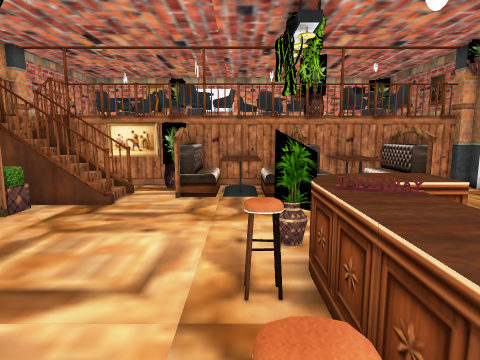
view 1 (above)

23 first-person views from a walk through a 3-D level made in the Unity game engine. The camera is 1.5 m above the floor, tilts 8° down and sees 75° across. The floor is counted in squares, 0.58 m on a side. Each view is taken from the middle of a square. On the plan, view 1 faces up. The plan holds only what a view shows up to about 20 squares ahead; the rest is blank. The place goes on beyond the plan. The player character is not drawn. Some animated figures are left out.

view 2
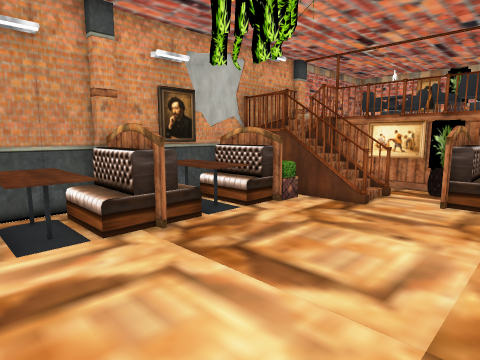

view 3
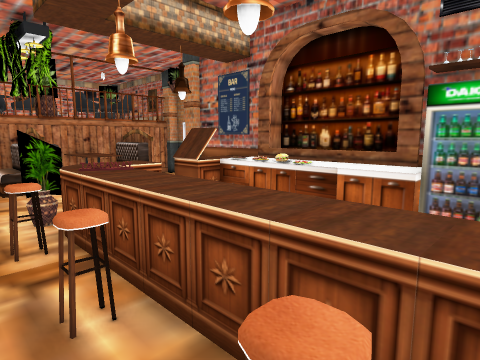

view 4
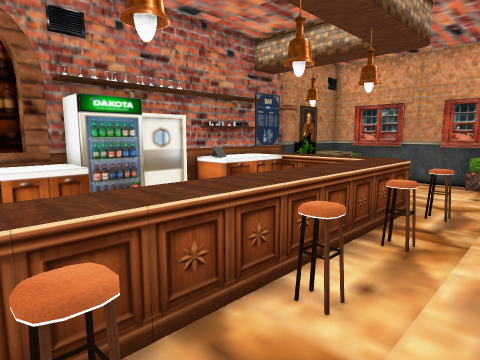

view 5
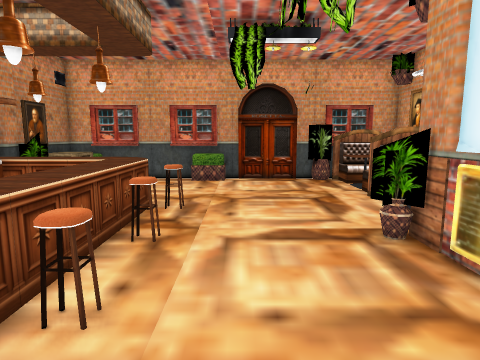

view 6
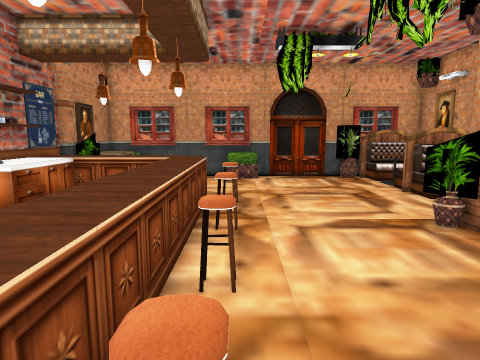

view 7
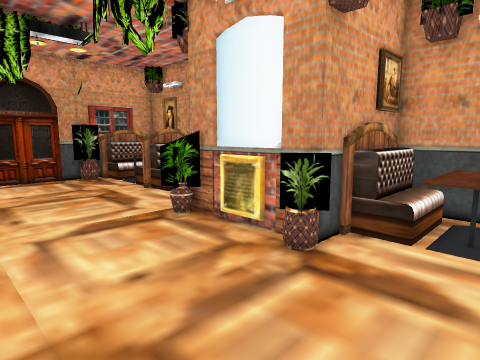

view 8
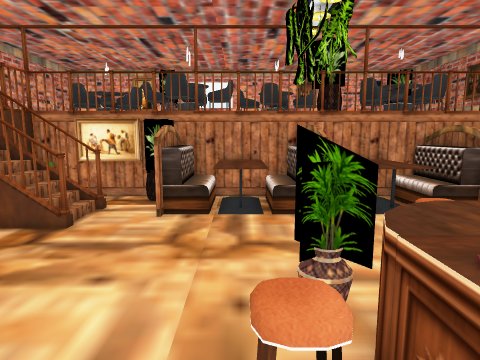

view 9
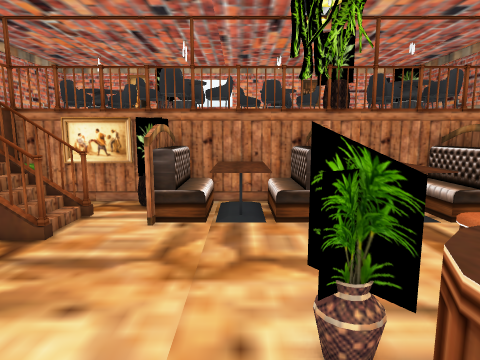

view 10
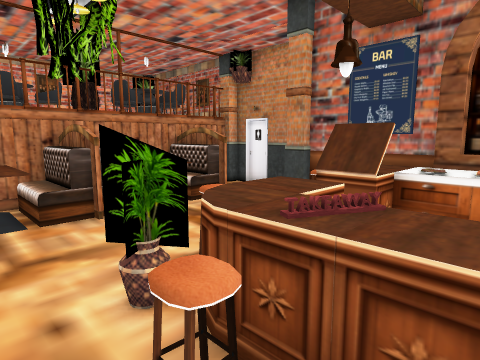

view 11
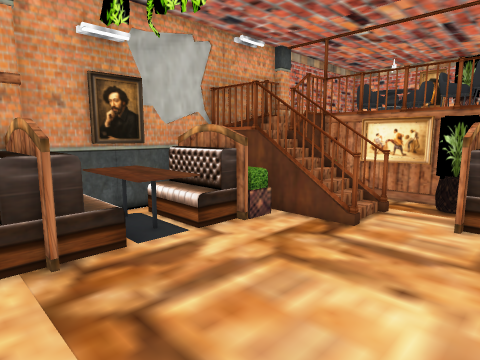

view 12
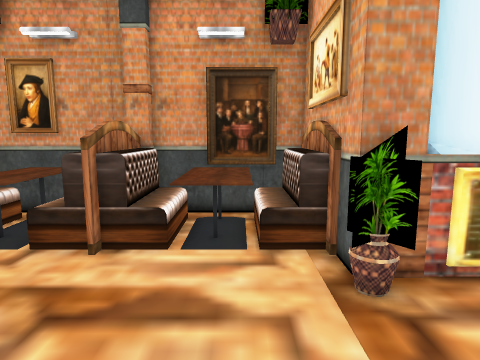

view 13
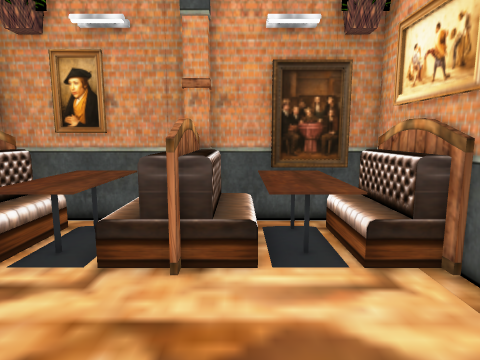

view 14
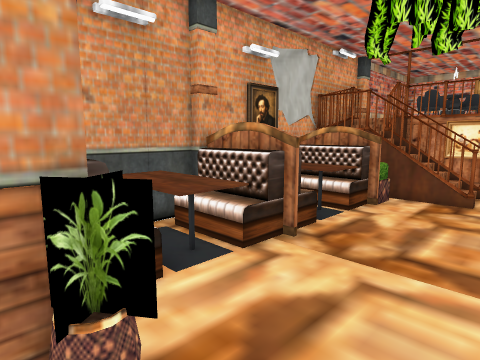

view 15
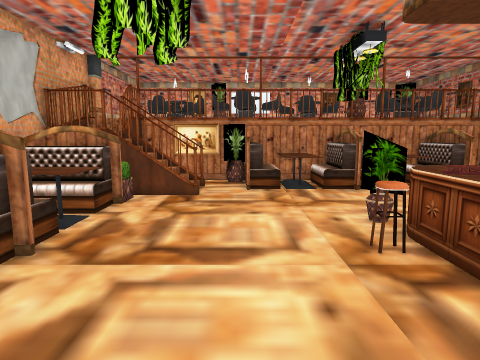

view 16
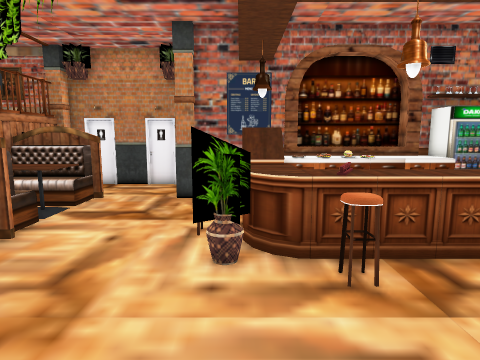

view 17
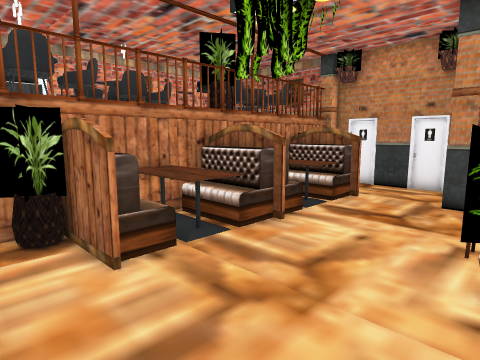

view 18
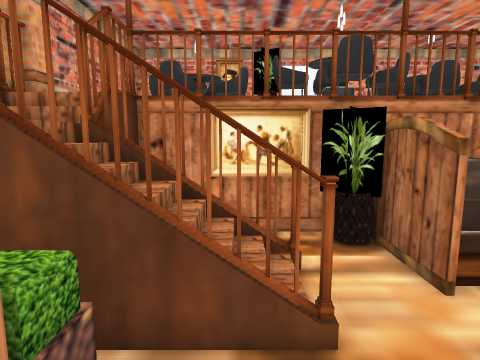

view 19
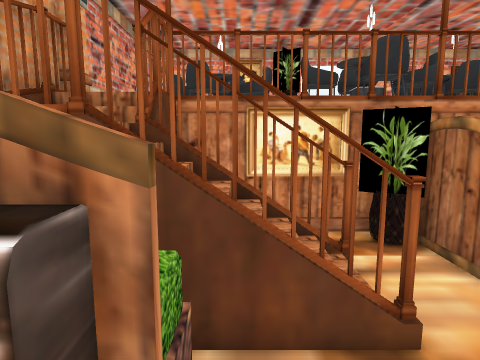

view 20
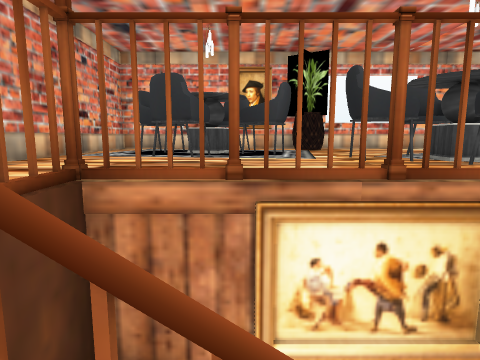

view 21
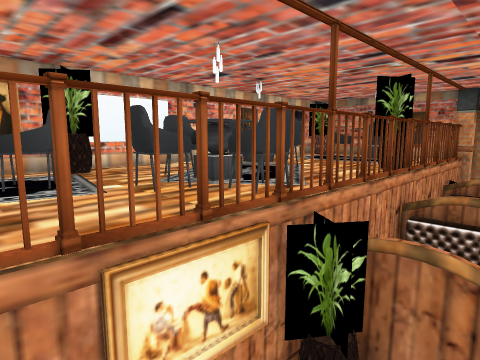

view 22
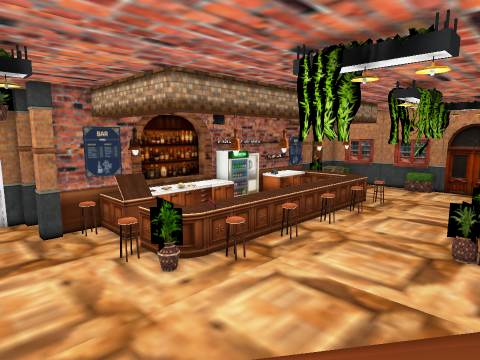

view 23
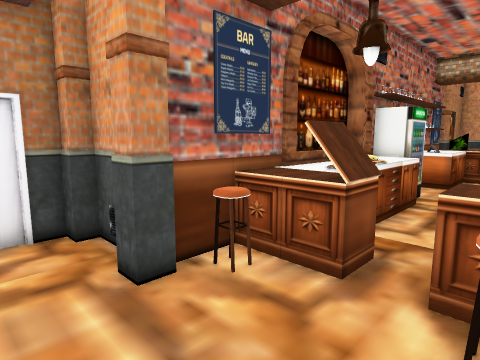

### Floor plan
Key: @ floor where view 1 was taken; # wall or solid block; x gap in a wall; . main floor; : floor 2 m higher than the main floor; / step, stairs or slope; = window, fence, low wall or low ledge; ^ raised ledge; v drop or lower ground; O other object.
Columns run from 12 left of view 1 to 12 right of it. Each row starts with its distance up from view 1.
 24  #  =####     =#
 23  #==^=  =:::==^=
 22  #=^^^= :   =^^^=
 21  #:x^x=#:=# #=^=#
 20  #:#=::#=^^===#
 19  #:::::#=^^==#
 18  #:::::::^==#   ###=
 17  #:=:=#::#=#=####=#==
 16  #:####v####^####^^######
 15  #/##  .##^^^==v^^^^^  .#
 14  # ##v##.#^^^=##^^^^^  .#
 13  # /////.#^^^^#=^^^^#...#
 12 ##vvxv##................#
 11 #v ^^==.................#
 10 #v^^^..................##
  9 ##^^^...............####
  8  #^^^..........^...=#
  7  ^^^^........x^^^#=^#
  6  ^^^^........#^^^##^^
  5  #^^^. .....=^O^. #O^#
  4  #^^^........^^^ .=O^^
  3  ^^^^........^^^ .#O^^
  2  ^^^^.......=^^^ .=O^^
  1  ^^^^.......=^^^ ..^^^
  0  ##^^ ......@^^^  .^^#
 -1  #####=......^^^  .##
 -2      ##. ...=^^^  .##
 -3      ##......^^^  .##
 -4      ##......^^^   .#
 -5      ##.....=^^^    #
 -6  #####=.....=^^^  =##
 -7  #^^^........^^^   ^#
 -8  ^^^^........^^^   ^#
 -9  ^^^^.......=^^^^^^^#
-10  #^^^.........^^^^^^^
-11  #^^^.. .......     #
-12  # ^^..........    ##
-13  ^^^^..........    ^^
-14  ^^^^..........   ^^^
-15  ^^^^..........   =^^
-16  #^^^##....OO...    ^
-17  ##################^^

Where each view was taken, in squares from view 1:
view 1: 0 up, 0 right, facing up
view 2: 0 up, 0 right, facing up-left
view 3: 3 down, 1 left, facing up-right
view 4: 2 up, 2 left, facing down-right
view 5: 2 up, 2 left, facing down
view 6: 3 up, 0 right, facing down
view 7: 3 up, 0 right, facing down-left
view 8: 3 up, 0 right, facing up
view 9: 4 up, 0 right, facing up
view 10: 3 up, 1 left, facing up-right
view 11: 3 up, 1 left, facing up-left
view 12: 8 down, 1 left, facing left
view 13: 10 down, 2 left, facing left
view 14: 2 down, 3 left, facing up-left
view 15: 2 down, 3 left, facing up
view 16: 7 up, 5 left, facing right
view 17: 7 up, 5 left, facing up-right
view 18: 8 up, 6 left, facing up
view 19: 8 up, 7 left, facing up
view 20: 13 up, 7 left, facing up
view 21: 13 up, 8 left, facing up-right
view 22: 13 up, 8 left, facing down-right
view 23: 12 up, 3 right, facing down-right
